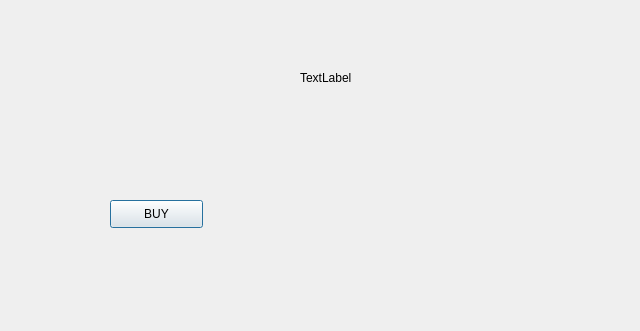
<?xml version="1.0" encoding="UTF-8"?>
<ui version="4.0">
 <class>buyORnot</class>
 <widget class="QDialog" name="buyORnot">
  <property name="geometry">
   <rect>
    <x>0</x>
    <y>0</y>
    <width>640</width>
    <height>331</height>
   </rect>
  </property>
  <property name="windowTitle">
   <string>Dialog</string>
  </property>
  <widget class="QLabel" name="label">
   <property name="geometry">
    <rect>
     <x>300</x>
     <y>70</y>
     <width>55</width>
     <height>16</height>
    </rect>
   </property>
   <property name="text">
    <string>TextLabel</string>
   </property>
  </widget>
  <widget class="QPushButton" name="buy">
   <property name="geometry">
    <rect>
     <x>110</x>
     <y>200</y>
     <width>93</width>
     <height>28</height>
    </rect>
   </property>
   <property name="text">
    <string>BUY</string>
   </property>
  </widget>
 </widget>
 <resources/>
 <connections/>
</ui>
